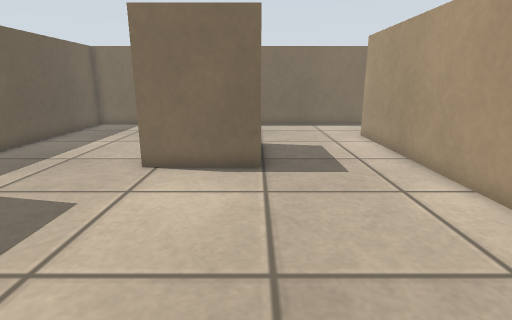
view 1 (above)

15 first-person views from a walk through a Gazebo world. The camera is 0.54 m above the floor, tilts 14° down and sees 80° across. The floor is counted in squares, 0.2 m on a side. Each view is taken from the middle of a square. On the plan, view 1 faces up. The plan holds only what a view shows up to about 20 squares ahead; the rest is blank. Robots are left out. Surface patterns are stand-ins for the level's own textures.

view 2
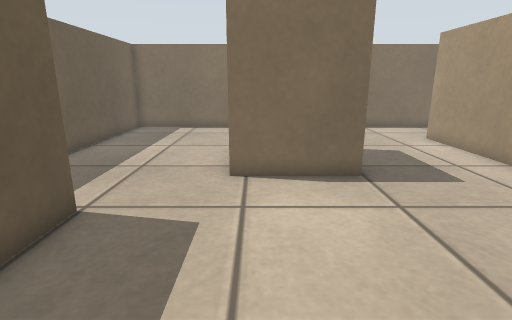

view 3
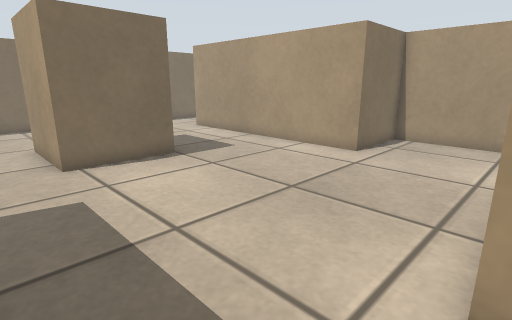

view 4
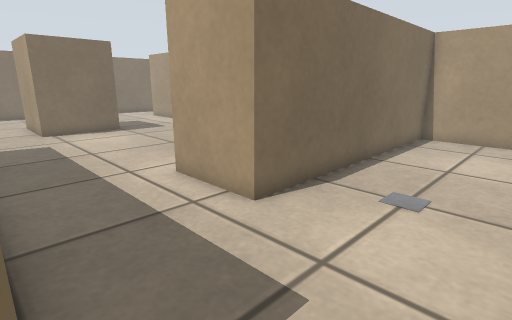

view 5
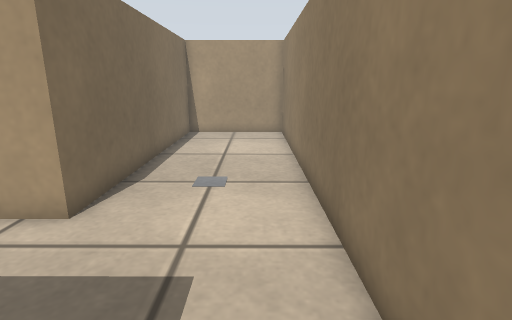

view 6
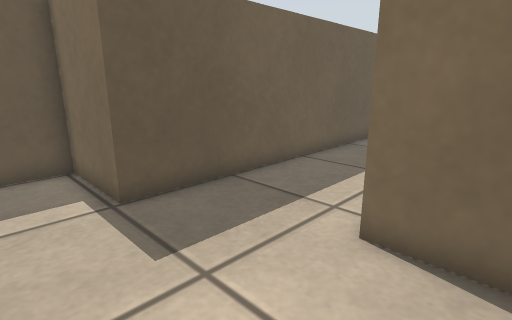

view 7
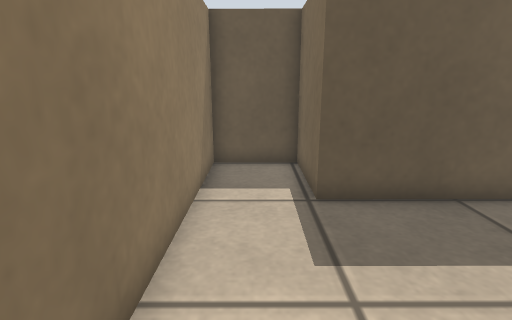

view 8
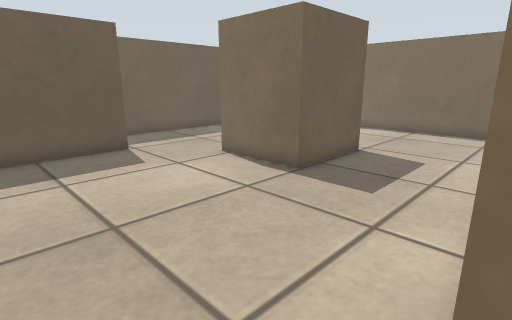

view 9
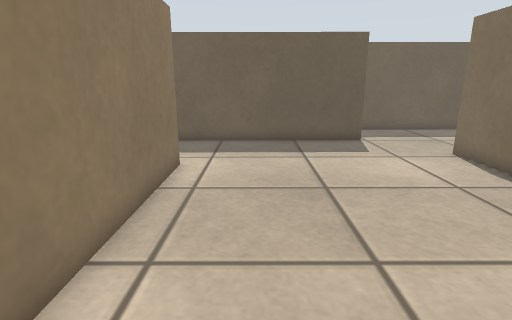

view 10
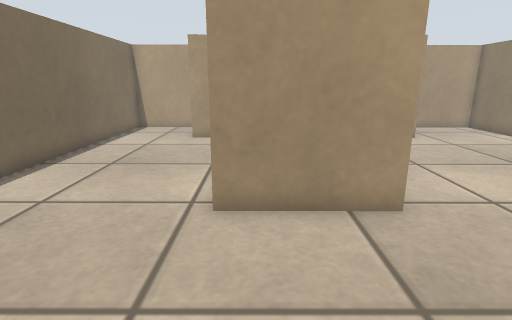

view 11
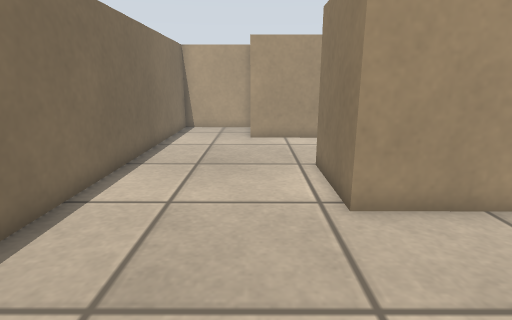

view 12
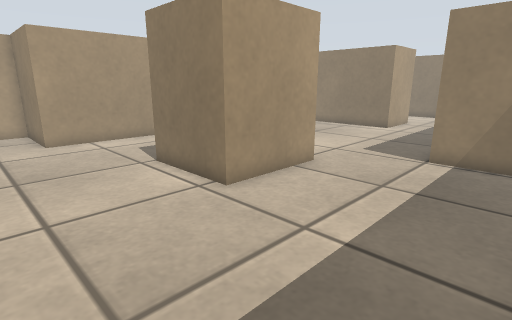

view 13
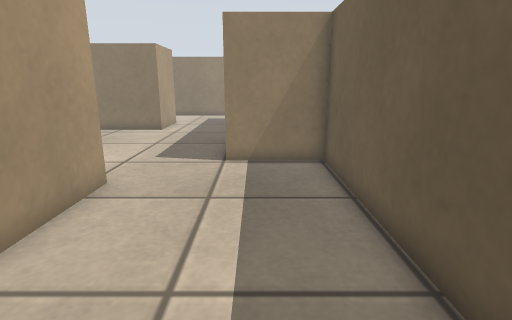

view 14
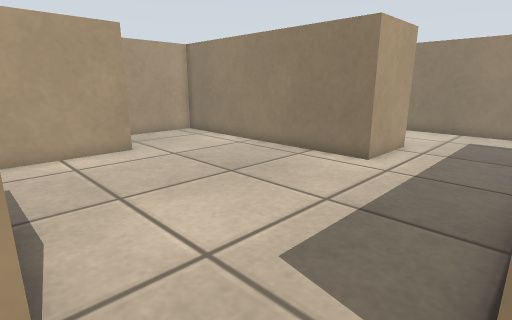

view 15
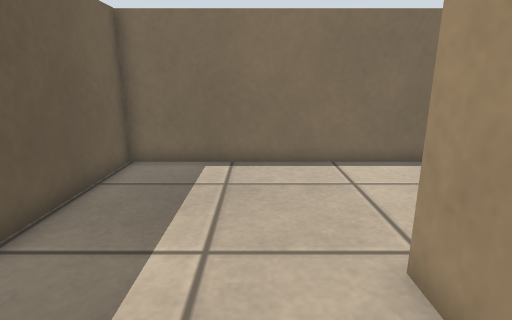

### Floor plan
Points are (right, up) in squares from view 1. A wall is a line through its corners. A room is listed if a view was taken in it or the views show most of it. See-through windows are left out.
Room 1 (views 1, 2, 3, 4, 5, 6, 7, 8, 9, 10, 11, 12, 13, 14, 15)
walls: (0.2, 9.8) (-3.8, 9.8) (-3.8, 13.9) (0.2, 13.9) (0.2, 9.8); (-6.9, 7.2) (-6.9, -6.5) (-10.5, -6.5) (-10.5, -9.5) (9.5, -9.5) (9.5, -4.2) (-2.2, -4.2) (-2.2, -0.6) (9.5, -0.6) (9.5, 4.8) (5.6, 4.8) (5.6, 16.3) (9.5, 16.3) (9.5, 20.5) (-10.5, 20.5) (-10.5, 7.2) (-6.9, 7.2)

Positions as (right, up) in squares from view 1, and headings:
1: (0, 0), facing up
2: (-3, 1), facing up
3: (-6, -1), facing up-right
4: (-7, -9), facing up-right
5: (-8, -8), facing right
6: (0, -9), facing up-left
7: (0, -8), facing left
8: (6, 2), facing up-left
9: (8, 2), facing left
10: (-10, 13), facing right
11: (-10, 16), facing right
12: (-10, 19), facing down-right
13: (-8, 18), facing down
14: (-7, 10), facing down-right
15: (-6, 10), facing up
